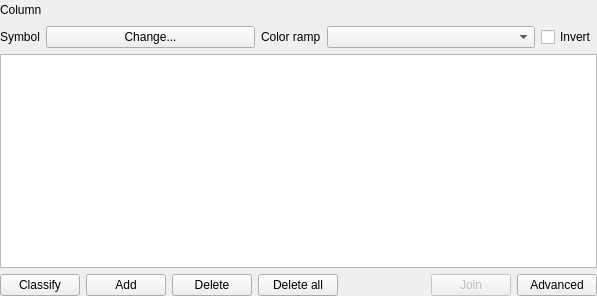
<?xml version="1.0" encoding="UTF-8"?>
<ui version="4.0">
 <class>QgsCategorizedSymbolRendererV2Widget</class>
 <widget class="QWidget" name="QgsCategorizedSymbolRendererV2Widget">
  <property name="geometry">
   <rect>
    <x>0</x>
    <y>0</y>
    <width>597</width>
    <height>296</height>
   </rect>
  </property>
  <layout class="QVBoxLayout" name="verticalLayout">
   <property name="leftMargin">
    <number>0</number>
   </property>
   <property name="topMargin">
    <number>0</number>
   </property>
   <property name="rightMargin">
    <number>0</number>
   </property>
   <property name="bottomMargin">
    <number>0</number>
   </property>
   <item>
    <layout class="QHBoxLayout" name="horizontalLayout_2">
     <item>
      <widget class="QLabel" name="label_3">
       <property name="text">
        <string>Column</string>
       </property>
      </widget>
     </item>
     <item>
      <widget class="QgsFieldExpressionWidget" name="mExpressionWidget" native="true">
       <property name="maximumSize">
        <size>
         <width>500</width>
         <height>16777215</height>
        </size>
       </property>
      </widget>
     </item>
     <item>
      <spacer name="horizontalSpacer">
       <property name="orientation">
        <enum>Qt::Horizontal</enum>
       </property>
       <property name="sizeType">
        <enum>QSizePolicy::Expanding</enum>
       </property>
       <property name="sizeHint" stdset="0">
        <size>
         <width>40</width>
         <height>20</height>
        </size>
       </property>
      </spacer>
     </item>
    </layout>
   </item>
   <item>
    <layout class="QHBoxLayout" name="horizontalLayout">
     <item>
      <widget class="QLabel" name="label_9">
       <property name="text">
        <string>Symbol</string>
       </property>
      </widget>
     </item>
     <item>
      <widget class="QPushButton" name="btnChangeCategorizedSymbol">
       <property name="sizePolicy">
        <sizepolicy hsizetype="Minimum" vsizetype="Fixed">
         <horstretch>1</horstretch>
         <verstretch>0</verstretch>
        </sizepolicy>
       </property>
       <property name="text">
        <string>Change...</string>
       </property>
      </widget>
     </item>
     <item>
      <widget class="QLabel" name="label_10">
       <property name="text">
        <string>Color ramp</string>
       </property>
      </widget>
     </item>
     <item>
      <widget class="QgsColorRampComboBox" name="cboCategorizedColorRamp">
       <property name="sizePolicy">
        <sizepolicy hsizetype="Minimum" vsizetype="Fixed">
         <horstretch>1</horstretch>
         <verstretch>0</verstretch>
        </sizepolicy>
       </property>
      </widget>
     </item>
     <item>
      <widget class="QCheckBox" name="cbxInvertedColorRamp">
       <property name="text">
        <string>Invert</string>
       </property>
      </widget>
     </item>
    </layout>
   </item>
   <item>
    <widget class="QTreeView" name="viewCategories">
     <property name="contextMenuPolicy">
      <enum>Qt::CustomContextMenu</enum>
     </property>
     <property name="dragDropMode">
      <enum>QAbstractItemView::InternalMove</enum>
     </property>
     <property name="defaultDropAction">
      <enum>Qt::IgnoreAction</enum>
     </property>
     <property name="selectionMode">
      <enum>QAbstractItemView::ExtendedSelection</enum>
     </property>
     <property name="iconSize">
      <size>
       <width>16</width>
       <height>16</height>
      </size>
     </property>
     <property name="rootIsDecorated">
      <bool>false</bool>
     </property>
     <property name="itemsExpandable">
      <bool>false</bool>
     </property>
     <property name="sortingEnabled">
      <bool>true</bool>
     </property>
     <property name="allColumnsShowFocus">
      <bool>true</bool>
     </property>
    </widget>
   </item>
   <item>
    <layout class="QHBoxLayout" name="horizontalLayout_3">
     <item>
      <widget class="QPushButton" name="btnAddCategories">
       <property name="text">
        <string>Classify</string>
       </property>
      </widget>
     </item>
     <item>
      <widget class="QPushButton" name="btnAddCategory">
       <property name="text">
        <string>Add</string>
       </property>
      </widget>
     </item>
     <item>
      <widget class="QPushButton" name="btnDeleteCategories">
       <property name="text">
        <string>Delete</string>
       </property>
      </widget>
     </item>
     <item>
      <widget class="QPushButton" name="btnDeleteAllCategories">
       <property name="text">
        <string>Delete all</string>
       </property>
      </widget>
     </item>
     <item>
      <spacer>
       <property name="orientation">
        <enum>Qt::Horizontal</enum>
       </property>
       <property name="sizeHint" stdset="0">
        <size>
         <width>40</width>
         <height>20</height>
        </size>
       </property>
      </spacer>
     </item>
     <item>
      <widget class="QPushButton" name="btnJoinCategories">
       <property name="enabled">
        <bool>false</bool>
       </property>
       <property name="text">
        <string>Join</string>
       </property>
      </widget>
     </item>
     <item>
      <widget class="QPushButton" name="btnAdvanced">
       <property name="text">
        <string>Advanced</string>
       </property>
      </widget>
     </item>
    </layout>
   </item>
  </layout>
 </widget>
 <customwidgets>
  <customwidget>
   <class>QgsColorRampComboBox</class>
   <extends>QComboBox</extends>
   <header>symbology-ng/qgscolorrampcombobox.h</header>
  </customwidget>
  <customwidget>
   <class>QgsFieldExpressionWidget</class>
   <extends>QWidget</extends>
   <header location="global">qgsfieldexpressionwidget.h</header>
   <container>1</container>
  </customwidget>
 </customwidgets>
 <tabstops>
  <tabstop>btnChangeCategorizedSymbol</tabstop>
  <tabstop>cboCategorizedColorRamp</tabstop>
  <tabstop>cbxInvertedColorRamp</tabstop>
  <tabstop>viewCategories</tabstop>
  <tabstop>btnAddCategories</tabstop>
  <tabstop>btnDeleteCategories</tabstop>
  <tabstop>btnDeleteAllCategories</tabstop>
  <tabstop>btnJoinCategories</tabstop>
 </tabstops>
 <resources/>
 <connections/>
</ui>
